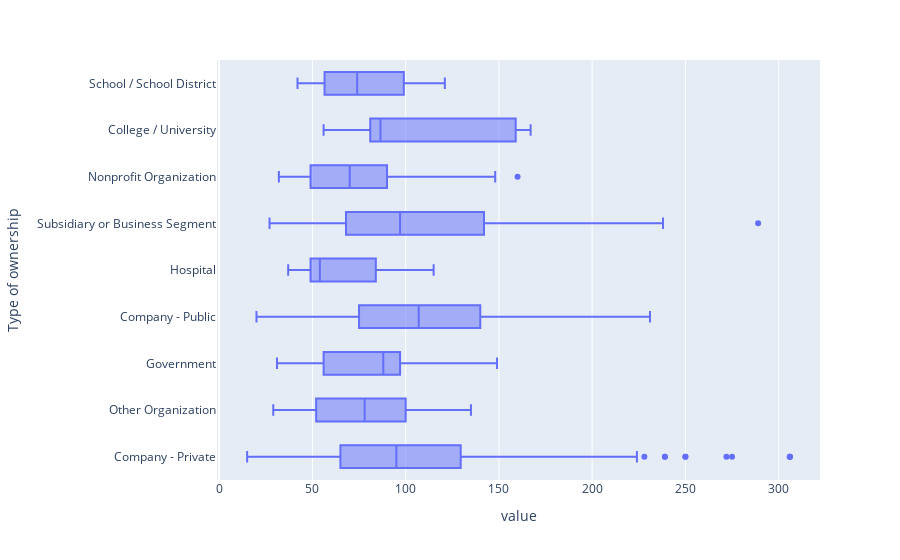

The notebook cell this image was saved under:
### Code cell
#boxplot esplorativo sugli stipendi in base al tipo di azienda
fig = px.box(df, x=['Lower Salary','Upper Salary'], y="Type of ownership", 
              height= 1000)

fig.show()

### Figure 1 — Plotly figure (JSON) as saved in the notebook; plotly's stock layout.template omitted (floating-point values rounded to 4 significant figures; data arrays with more than 128 entries replaced by an {"elided": "..."} marker saying what was removed)
{"data": [{"alignmentgroup": "True", "hovertemplate": "value=%{x}<br>Type of ownership=%{y}<extra></extra>", "legendgroup": "", "marker": {"color": "#636efa"}, "name": "", "notched": false, "offsetgroup": "", "orientation": "h", "showlegend": false, "type": "box", "x": {"elided": "1484 int values"}, "x0": " ", "xaxis": "x", "y": {"elided": "1484 str values"}, "y0": " ", "yaxis": "y"}], "layout": {"autosize": true, "boxmode": "group", "legend": {"tracegroupgap": 0}, "margin": {"t": 60}, "xaxis": {"anchor": "y", "autorange": true, "domain": [0, 1], "range": [-1.167, 322.2], "title": {"text": "value"}, "type": "linear"}, "yaxis": {"anchor": "x", "autorange": true, "domain": [0, 1], "range": [-0.5, 8.5], "title": {"text": "Type of ownership"}, "type": "category"}}}
